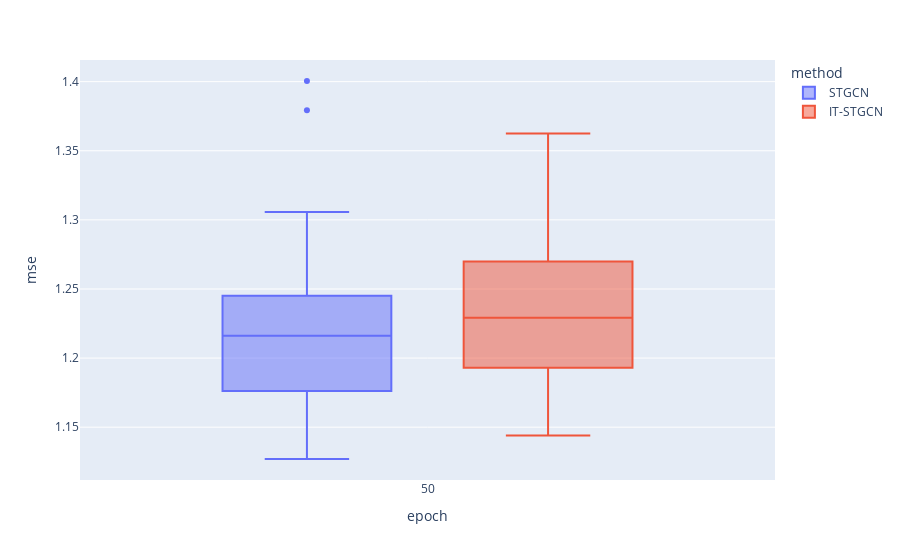

The notebook cell saved with this chart:
### Markdown cell above
## Baseline

### Code cell
data.query("mrate ==0 ").plot.box(backend='plotly',x='epoch',color='method',y='mse',height=800)

### Figure 1 — Plotly figure (JSON) as saved in the notebook; plotly's stock layout.template omitted (floating-point values rounded to 4 significant figures)
{"data": [{"alignmentgroup": "True", "hovertemplate": "method=STGCN<br>epoch=%{x}<br>mse=%{y}<extra></extra>", "legendgroup": "STGCN", "marker": {"color": "#636efa"}, "name": "STGCN", "notched": false, "offsetgroup": "STGCN", "orientation": "v", "showlegend": true, "type": "box", "x": [50, 50, 50, 50, 50, 50, 50, 50, 50, 50, 50, 50, 50, 50, 50, 50, 50, 50, 50, 50, 50, 50, 50, 50, 50, 50, 50, 50, 50, 50, 50, 50, 50, 50, 50, 50, 50, 50, 50, 50, 50, 50, 50, 50, 50, 50, 50, 50, 50, 50, 50, 50, 50, 50, 50, 50, 50, 50, 50, 50], "x0": " ", "xaxis": "x", "y": [1.179, 1.234, 1.284, 1.209, 1.175, 1.23, 1.269, 1.188, 1.286, 1.235, 1.265, 1.157, 1.236, 1.214, 1.187, 1.306, 1.173, 1.253, 1.177, 1.24, 1.161, 1.228, 1.139, 1.13, 1.165, 1.217, 1.225, 1.264, 1.247, 1.297, 1.203, 1.161, 1.218, 1.22, 1.23, 1.237, 1.142, 1.214, 1.127, 1.243, 1.224, 1.259, 1.295, 1.179, 1.286, 1.4, 1.179, 1.171, 1.287, 1.215, 1.379, 1.199, 1.13, 1.153, 1.174, 1.209, 1.177, 1.134, 1.232, 1.203], "y0": " ", "yaxis": "y"}, {"alignmentgroup": "True", "hovertemplate": "method=IT-STGCN<br>epoch=%{x}<br>mse=%{y}<extra></extra>", "legendgroup": "IT-STGCN", "marker": {"color": "#EF553B"}, "name": "IT-STGCN", "notched": false, "offsetgroup": "IT-STGCN", "orientation": "v", "showlegend": true, "type": "box", "x": [50, 50, 50, 50, 50, 50, 50, 50, 50, 50, 50, 50, 50, 50, 50, 50, 50, 50, 50, 50, 50, 50, 50, 50, 50, 50, 50, 50, 50, 50, 50, 50, 50, 50, 50, 50, 50, 50, 50, 50, 50, 50, 50, 50, 50, 50, 50, 50, 50, 50, 50, 50, 50, 50, 50, 50, 50, 50, 50, 50], "x0": " ", "xaxis": "x", "y": [1.253, 1.247, 1.274, 1.167, 1.212, 1.216, 1.192, 1.225, 1.204, 1.187, 1.305, 1.247, 1.275, 1.302, 1.242, 1.274, 1.147, 1.173, 1.286, 1.161, 1.207, 1.274, 1.201, 1.268, 1.178, 1.24, 1.363, 1.165, 1.145, 1.175, 1.23, 1.265, 1.321, 1.298, 1.219, 1.26, 1.228, 1.256, 1.237, 1.297, 1.175, 1.144, 1.26, 1.272, 1.229, 1.207, 1.145, 1.252, 1.204, 1.194, 1.239, 1.339, 1.162, 1.294, 1.3, 1.198, 1.225, 1.231, 1.204, 1.172], "y0": " ", "yaxis": "y"}], "layout": {"autosize": true, "boxmode": "group", "legend": {"title": {"text": "method"}, "tracegroupgap": 0}, "margin": {"t": 60}, "xaxis": {"anchor": "y", "autorange": true, "domain": [0, 1], "range": [49.5, 50.5], "title": {"text": "epoch"}, "type": "linear"}, "yaxis": {"anchor": "x", "autorange": true, "domain": [0, 1], "range": [1.112, 1.416], "title": {"text": "mse"}, "type": "linear"}}}
